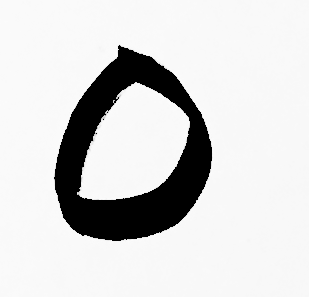
#> input picture 2_numbers/to_learn/0/num_103.png, 309 x 297 px; its folder holds only this picture in this run
$ python ml2.py
#> lines starting #> are read from the running program, lines starting #| are printed output that depends on the picture
from sklearn.neural_network import MLPClassifier
from sklearn.neighbors import KNeighborsClassifier

import matplotlib.pyplot as plt
from PIL import Image, ImageOps
import os
from os.path import isfile, join
import glob

iw = 32

def generate_set(folder):
#> called with folder = 'to_learn'
    source_images = list()
    targets = list()
    data = list()
    images = list()

    for n in range(0, 10):
        image_names = [f for f in os.listdir(join(folder, str(n))) if isfile(join(folder, str(n), f))]
        for f in image_names:
            unscaled_image = Image.open(join(folder, str(n), f))
#> unscaled_image is the input picture: PIL image 309x297 RGB; min 0, max 253, mean 212.8
            inverted_image = ImageOps.invert(unscaled_image).convert('L')
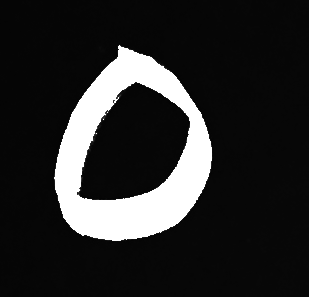
#> inverted_image: PIL image 309x297 L; min 2, max 255, mean 42.2
            source_images.append(inverted_image.resize((iw, iw), Image.BOX))
            unscaled_image.close()
            targets.append(n)
#> pass 2 of the loop in generate_set, `for n in range(0, 10):`:
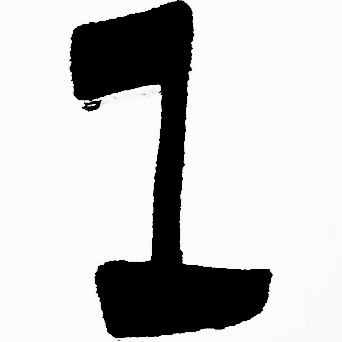
#> input picture 2_numbers/to_learn/1/1.png, 342 x 342 px
#> in generate_set, unscaled_image is the input picture: PIL image 342x342 L; min 0, max 253, mean 197
#> in generate_set, `inverted_image = ImageOps.invert(unscaled_image).convert('L')`:
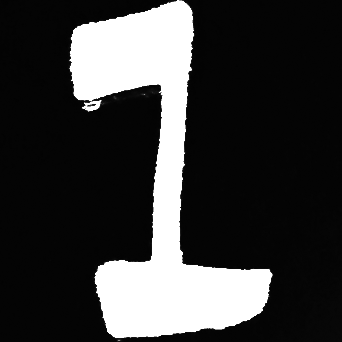
#> inverted_image: PIL image 342x342 L; min 2, max 255, mean 58

    for src in source_images:
        original_pixels = list(src.getdata())
        width, height = src.size
        resized_data = [0] * iw * iw
        resized_image = [0] * iw

        for i in range(len(original_pixels)):
            resized_data[i] = round((original_pixels[i]/128))

            if i % width == (width - 1):
                y = i//width
                resized_image[y] = resized_data[width*y:width*y+width]

        data.append(resized_data)
        images.append(resized_image)

    return data, targets, images

#> (the run stopped early here; a loop or call above may not have finished)
